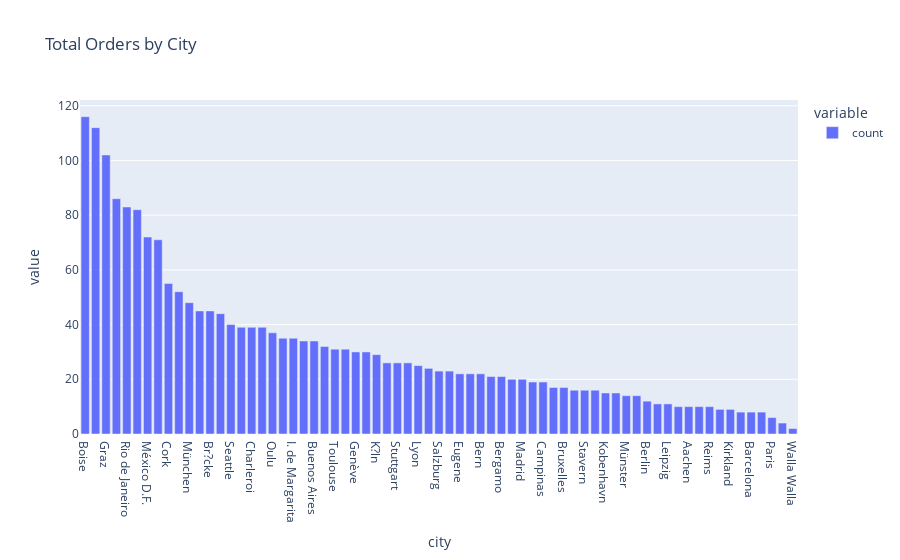

Notebook code cell kept with this figure:
### Code cell
fig = px.bar(df.city.value_counts(), title='Total Orders by City')
fig.show()

### Figure 1 — Plotly figure (JSON) as saved in the notebook; plotly's stock layout.template omitted (floating-point values rounded to 4 significant figures)
{"data": [{"hovertemplate": "variable=count<br>city=%{x}<br>value=%{y}<extra></extra>", "legendgroup": "count", "marker": {"color": "#636efa", "pattern": {"shape": ""}}, "name": "count", "orientation": "v", "showlegend": true, "textposition": "auto", "type": "bar", "x": ["Boise", "London", "Graz", "Cunewalde", "Rio de Janeiro", "Sao Paulo", "México D.F.", "Albuquerque", "Cork", "Lule?", "München", "San Crist?bal", "Br?cke", "Marseille", "Seattle", "Brandenburg", "Charleroi", "Frankfurt a.M.", "Oulu", "Tsawassen", "I. de Margarita", "Barquisimeto", "Buenos Aires", "Montréal", "Toulouse", "?rhus", "Genève", "Lisboa", "K?ln", "Strasbourg", "Stuttgart", "Sevilla", "Lyon", "Anchorage", "Salzburg", "Cowes", "Eugene", "Reggio Emilia", "Bern", "Portland", "Bergamo", "Lander", "Madrid", "Resende", "Campinas", "Helsinki", "Bruxelles", "Warszawa", "Stavern", "Lille", "Kobenhavn", "Nantes", "Münster", "Mannheim", "Berlin", "Versailles", "Leipzig", "Torino", "Aachen", "San Francisco", "Reims", "Elgin", "Kirkland", "Vancouver", "Barcelona", "Butte", "Paris", "Caracas", "Walla Walla"], "xaxis": "x", "y": [116, 112, 102, 86, 83, 82, 72, 71, 55, 52, 48, 45, 45, 44, 40, 39, 39, 39, 37, 35, 35, 34, 34, 32, 31, 31, 30, 30, 29, 26, 26, 26, 25, 24, 23, 23, 22, 22, 22, 21, 21, 20, 20, 19, 19, 17, 17, 16, 16, 16, 15, 15, 14, 14, 12, 11, 11, 10, 10, 10, 10, 9, 9, 8, 8, 8, 6, 4, 2], "yaxis": "y"}], "layout": {"barmode": "relative", "legend": {"title": {"text": "variable"}, "tracegroupgap": 0}, "title": {"text": "Total Orders by City"}, "xaxis": {"anchor": "y", "domain": [0, 1], "title": {"text": "city"}}, "yaxis": {"anchor": "x", "domain": [0, 1], "title": {"text": "value"}}}}
